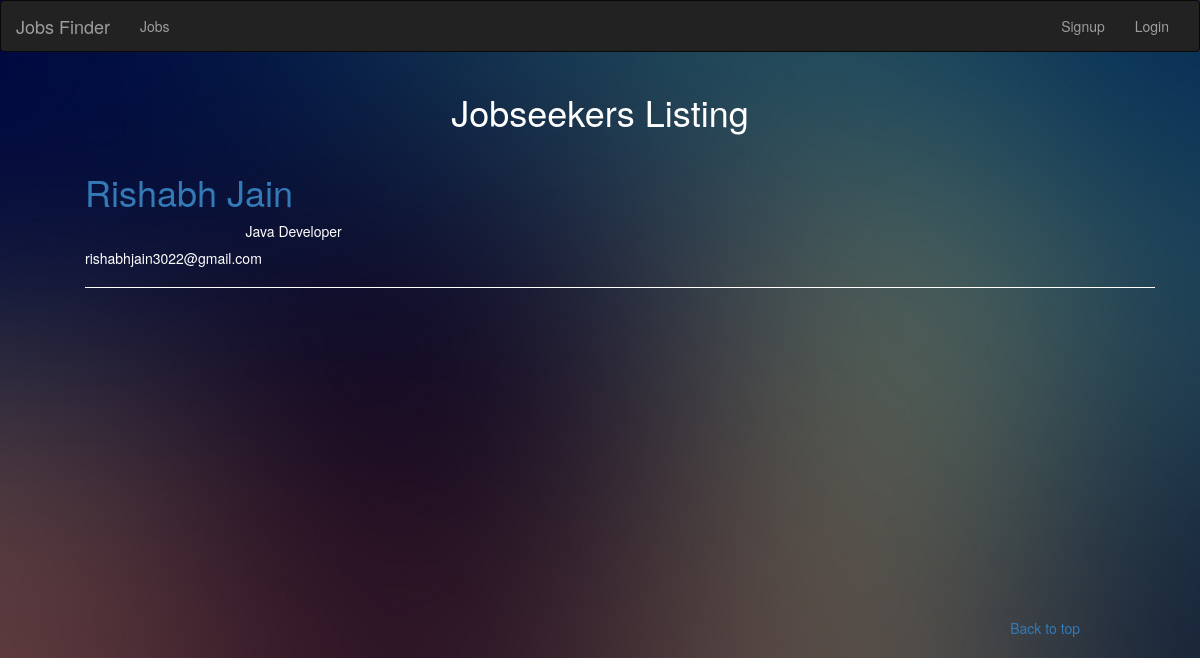
Screenshot of /jobseekers.php with the database file from the repository.
### tables this page shows
CREATE TABLE `resume` (
  `id` int(11) NOT NULL,
  `user_id` int(11) NOT NULL,
  `name` varchar(255) NOT NULL,
  `email` varchar(255) NOT NULL,
  `phone` varchar(255) NOT NULL,
  `designation` varchar(255) NOT NULL,
  `description` text NOT NULL,
  `exp` int(11) NOT NULL,
  `edu` varchar(255) NOT NULL
);

### lib/Database.php (called while the page is built, shortened)
<?php
class Database{
     public $dbhost = DB_HOST;
     public $dbuser = DB_USER;
     public $dbname = DB_NAME;
     public $dbpass = DB_PASS;
     public $link;
    private function connect(){
        $this->link = new mysqli($this->dbhost,$this->dbuser,$this->dbpass,$this->dbname);
    }
    public function select($query){
        $result = $this->link->query($query) or die($this->link->error.__LINE__);
        if ($result->num_rows>0){
            return $result;
        }
        else{
            return false;
        }
    }
}

### jobseekers.php (the view, shortened to what this page needs)
<?php include 'includes/header.php'; ?>
<?php  include 'lib/Database.php';?>
<?php
  $db = new Database();
   $query = "SELECT * FROM resume";
   $result = $db->select($query);
?>
<?php if($result) : ?>
<div class="container">
    <div class="col-sm-12">
 	  <h1 class="text-center">Jobseekers Listing</h1>
 	  <ul id="listings">
           <?php while ($row = $result->fetch_assoc()): ?>
			<li>
			  <h1><a href="profile.php?id=<?php echo $row['user_id']; ?>">
					  <?php echo $row['name']; ?>
				  </a></h1>
				<div class="description">
                  <p>
					  <?php echo $row['designation']; ?>
				  </p>
				</div>
			  <br>
			  <h5><?php echo $row['email']; ?></h5>
			</li>
		  <?php endwhile;  ?>
 	    </ul>
    </div>
</div>
<?php else : ?>
	<div class="col-xs-12">
	<p>There are No Jobseekers</p>
	</div>
<?php endif; ?>
<?php include 'includes/footer.php'; ?>

### css/style.css (style rules this page uses)
body { padding-bottom: 40px; color: #5a5a5a; }
li { list-style: none; }
a { text-decoration-style: none; }
#listings li { overflow: auto; border-bottom: 1px #ffffff solid; padding: 10px 0 10px 0; list-style: none; }
.description { float: right; width: 85%; }

### includes/header.php (style rules this page uses)
body { background: url(img/32.jpg); background-size: 100% 100%; background-repeat: no-repeat; color: #ffffff; }

### rows the page displays
resume: name "Rishabh Jain", designation "Java Developer", email "rishabhjain3022@gmail.com"
